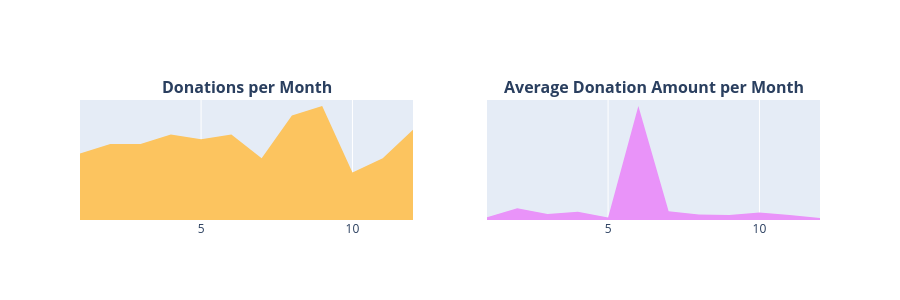

Source (notebook cell):
### Markdown cell above
> Desde el año 2012, el número de donaciones en DonorsChoose ha aumentado de manera regular. Pasando de cerca de 150 donaciones recibidas en 2012, DonorsChoose recibió alrededor de **1.1 millones de donaciones** en el año 2017. El monto más alto recibido en 2017 fue equivalente a **USD 31,856**, aportado por un donante de **Lafayette, Colorado**. Esta donación se recibió el 2 de marzo de 2017. 
> En ese mismo año, se registró una cantidad gigantesca de donaciones por parte de un solo donante de **Manhattan Beach, California**, quien realizó **13,751 donaciones**.  
> El monto promedio de donación recibido por año es cercano a los **USD 60**, mientras que el valor más alto se registró en el año de inicio (2012), alcanzando los **USD 166**. 

### Donaciones por Mes 
* **3.4.3** Número de Donaciones por Mes 
* **3.4.4** Promedio de Donaciones por Mes

### Code cell
t2 = donations_df.groupby(['Donation Month']).agg({'Donation Year' : 'count', 'Donation Amount' : 'mean'}).reset_index().rename(columns={'Donation Year' : 'Total Donations', 'Donation Amount' : 'Average Amount'})
x = t2['Donation Month']
y1 = t2['Total Donations']
y2 = t2['Average Amount']
trace1 = go.Scatter(x=x, y=y1, fill='tozeroy', fillcolor = '#fcc45f', mode= 'none')
trace2 = go.Scatter(x=x, y=y2, fill='tozeroy', fillcolor = "#e993f9", mode= 'none')
fig = tools.make_subplots(rows=1, cols=2, print_grid=False, subplot_titles = ["<b>Donations per Month</b>", "<b>Average Donation Amount per Month</b>"])
fig.append_trace(trace1, 1, 1);
fig.append_trace(trace2, 1, 2);

fig['layout'].update(height=300, showlegend=False, yaxis=dict(
        autorange=True,
        showgrid=False,
        zeroline=False,
        showline=False,
        ticks='',
        showticklabels=False
    ), yaxis2=dict(
        autorange=True,
        showgrid=False,
        zeroline=False,
        showline=False,
        ticks='',
        showticklabels=False
    ));


iplot(fig);

### Figure 1 — Plotly figure (JSON) as saved in the notebook; plotly's stock layout.template omitted (floating-point values rounded to 4 significant figures)
{"data": [{"fill": "tozeroy", "fillcolor": "#fcc45f", "mode": "none", "type": "scatter", "x": [1, 2, 3, 4, 5, 6, 7, 8, 9, 10, 11, 12], "xaxis": "x", "y": [14, 16, 16, 18, 17, 18, 13, 22, 24, 10, 13, 19], "yaxis": "y"}, {"fill": "tozeroy", "fillcolor": "#e993f9", "mode": "none", "type": "scatter", "x": [1, 2, 3, 4, 5, 6, 7, 8, 9, 10, 11, 12], "xaxis": "x2", "y": [85.26, 378.8, 195.4, 267.7, 82.4, 3663.0, 282.5, 177.1, 161.8, 239.1, 157.5, 66.39], "yaxis": "y2"}], "layout": {"annotations": [{"font": {"size": 16}, "showarrow": false, "text": "<b>Donations per Month</b>", "x": 0.225, "xanchor": "center", "xref": "paper", "y": 1, "yanchor": "bottom", "yref": "paper"}, {"font": {"size": 16}, "showarrow": false, "text": "<b>Average Donation Amount per Month</b>", "x": 0.775, "xanchor": "center", "xref": "paper", "y": 1, "yanchor": "bottom", "yref": "paper"}], "height": 300, "showlegend": false, "xaxis": {"anchor": "y", "domain": [0, 0.45]}, "xaxis2": {"anchor": "y2", "domain": [0.55, 1]}, "yaxis": {"anchor": "x", "autorange": true, "domain": [0, 1], "showgrid": false, "showline": false, "showticklabels": false, "ticks": "", "zeroline": false}, "yaxis2": {"anchor": "x2", "autorange": true, "domain": [0, 1], "showgrid": false, "showline": false, "showticklabels": false, "ticks": "", "zeroline": false}}}
